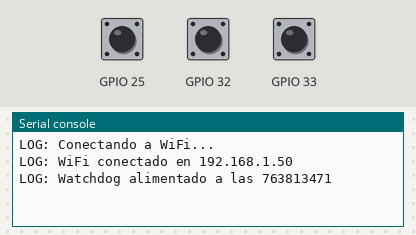
A program run on a simulated ESP32 board running MicroPython. On the bench: the last lines printed to the serial console. The inputs (shaded band) are chosen by the test bench; at power-on: GPIO 25 HIGH, GPIO 32 HIGH, GPIO 33 HIGH. WiFi joins after 1.5 s; the clock reads 2024-03-15 10:24:30 at power-on unless the program sets it; files the program writes start out absent; no MQTT or app messages arrive unless stated; requests to the public web service named in the program get a made-up reply in its usual format after 0.4 s (London, UTC, broken clouds, 64 % humidity, 1013 hPa unless stated).

Above: at 2.7 s.
2.8 s: GPIO 25 pulled LOW for 0.15 s
At 4.6 s:
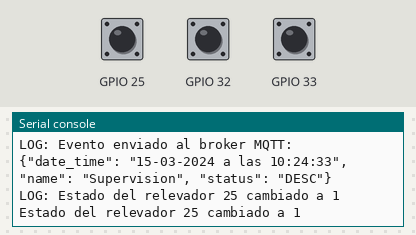
4.8 s: GPIO 32 pulled LOW for 0.15 s
At 6.6 s:
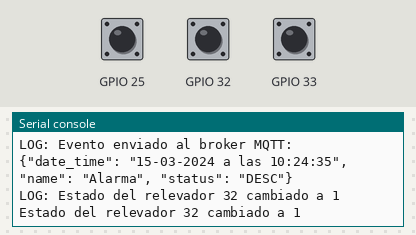
7.1 s: GPIO 33 pulled LOW for 0.15 s
At 8.3 s:
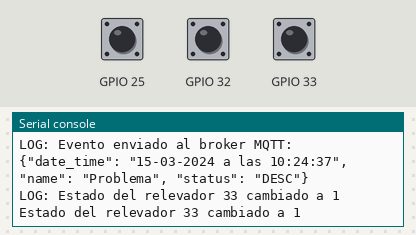
9.4 s: GPIO 25 pulled LOW for 1 s
At 10.6 s:
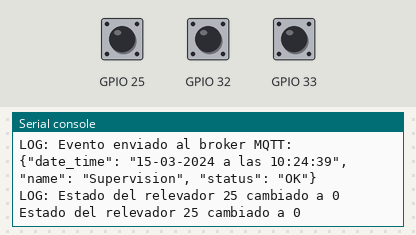
11.9 s: GPIO 32 pulled LOW for 1 s
At 14.1 s:
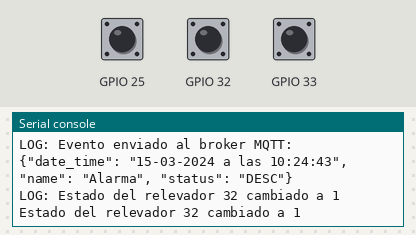
14.4 s: GPIO 33 pulled LOW for 1 s
At 16.5 s:
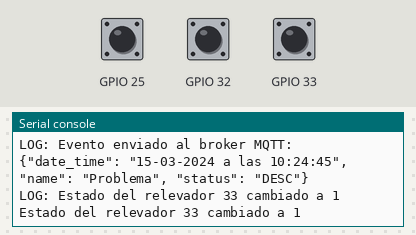
Timing chart, 0 to 17.9 s (numbered marks = the images above; inputs shaded):
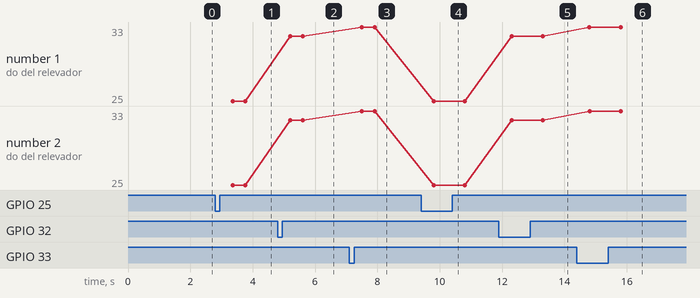

The program:

main.py
```python
import utime # type: ignore
import json
from watchdog import feed_watchdog, restart_device
from wifi_manager import WiFiManager
from mqtt_manager import MQTTManager
from relay_manager import RelayManager
from log_manager import LogManager

SSID = "PABLO-2.4G"
PASSWORD = "47009410"
MQTT_BROKER = "node02.myqtthub.com"
MQTT_PORT = 8883
MQTT_CLIENT_ID = "ESP32-PQ1"
MQTT_USER = "ESP32-1"
MQTT_PASSWORD = "esp32"
RELAY_PINS = [32, 33, 25]
RELAY_NAMES = {"32": "Alarma", "33": "Problema", "25": "Supervision"}

log_manager = LogManager("logs.txt", max_size_kb=100)
wifi_manager = WiFiManager(SSID, PASSWORD, log_manager)
mqtt_manager = MQTTManager(MQTT_BROKER, MQTT_PORT, MQTT_CLIENT_ID, MQTT_USER, MQTT_PASSWORD, log_manager)
relay_manager = RelayManager(log_manager)

def relay_callback(pin, pin_num):
    current_datetime = wifi_manager.get_current_time()
    if current_datetime:
        message = {
            "date_time": current_datetime,
            "name": RELAY_NAMES.get(str(pin_num), "Error al obtener nombre del relevador"),
            "status": "DESC" if pin.value() else "OK"
        }
        mqtt_manager.publish_event(f"EMPRESA_TEST/{MQTT_CLIENT_ID}/eventos", json.dumps(message))

def main():
    try:
        wifi_manager.connect_wifi()
        for relay_pin in RELAY_PINS:
            relay_manager.setup_relay(relay_pin, relay_callback)
        while True:
            feed_watchdog()
            utime.sleep(10)
            wifi_manager.check_connection()
    except Exception as e:
        log_manager.write_log(f"Error en el bucle principal: {str(e)}")
        restart_device()

if __name__ == "__main__":
    main()
```

watchdog.py
```python
import utime
from machine import WDT, reset # type: ignore
from log_manager import LogManager

log_manager = LogManager("logs.txt", max_size_kb=50)
wdt = WDT(timeout=30000)  # 30 segundos

def feed_watchdog():
    wdt.feed()
    log_manager.write_log("Watchdog alimentado a las " + str(utime.time()))

def restart_device():
    log_manager.write_log("Solicitando reinicio del dispositivo a las " + str(utime.time()))
    reset()

def handle_exception(e):
    log_manager.write_log("Ocurrio una excepción: " + str(e))
```

wifi_manager.py
```python
import network # type: ignore
import urequests # type: ignore
from log_manager import LogManager

class WiFiManager:
    def __init__(self, ssid, password, logger):
        self.ssid = ssid
        self.password = password
        self.logger = logger
        self.sta_if = network.WLAN(network.STA_IF)
        self.wifi_connected = False

    def connect_wifi(self):
        self.logger.write_log("Conectando a WiFi...")
        if not self.sta_if.isconnected():
            self.sta_if.active(True)
            self.sta_if.connect(self.ssid, self.password)
            while not self.sta_if.isconnected():
                pass
            ip_address = self.sta_if.ifconfig()[0]
            self.logger.write_log(f"WiFi conectado en {ip_address}")
            self.wifi_connected = True

    def check_connection(self):
        if not self.sta_if.isconnected():
            self.logger.write_log("Conexion WiFi perdida. Reconectando...")
            self.connect_wifi()

    def get_current_time(self):
        self.check_connection()
        current_time = self._get_world_time()
        return current_time

    def _get_world_time(self):
        try:
            response = urequests.get("http://worldtimeapi.org/api/timezone/America/Lima")
            data = response.json()
            current_datetime = data["datetime"]
            response.close()
            return self._format_datetime(current_datetime)
        except Exception as e:
            self.logger.write_log(f"Error al obtener la fecha y hora: {e}")
            return None

    def _format_datetime(self, datetime_str):
        year, month, day = datetime_str[:10].split("-")
        time_str = datetime_str[11:19]
        return f"{day}-{month}-{year} a las {time_str}"
```

mqtt_manager.py
```python
from umqtt.robust import MQTTClient
import time

class MQTTManager:
    def __init__(self, broker, port, client_id, user, password, logger):
        self.broker = broker
        self.port = port
        self.client_id = client_id
        self.user = user
        self.password = password
        self.logger = logger
        self.client = None

    def ensure_client(self):
        if self.client is None:
            try:
                self.client = MQTTClient(self.client_id.encode('utf-8'), self.broker, self.port,
                                         user=self.user.encode('utf-8'), password=self.password.encode('utf-8'), ssl=True)
                self.connect_mqtt()
            except Exception as e:
                self.logger.write_log(f"Fallo al crear cliente MQTT: {str(e)}")

    def connect_mqtt(self):
        try:
            self.client.connect(clean_session=False)
            self.logger.write_log("Conectado al broker MQTT!")
        except Exception as e:
            self.logger.write_log(f"Fallo al conectar con MQTT: {str(e)}")
            time.sleep(5)  # Delay before retry
            self.ensure_client()

    def publish_event(self, topic, message):
        try:
            self.ensure_client()  # Ensure that client is connected
            self.client.publish(topic, message, qos=1)
            self.logger.write_log(f"Evento enviado al broker MQTT: {message}")
        except Exception as e:
            self.logger.write_log(f"Fallo al publicar: {str(e)}")
            self.client = None
            self.ensure_client()  # Reconnect on failure
```

relay_manager.py
```python
from machine import Pin
import time
from log_manager import LogManager

class RelayManager:
    def __init__(self, logger):
        self.relays = {}
        self.relay_states = {}
        self.last_trigger_time = {}
        self.logger = logger

    def setup_relay(self, pin_num, callback):
        pin = Pin(pin_num, Pin.IN, Pin.PULL_UP)
        self.relays[pin_num] = pin
        self.relay_states[pin_num] = pin.value()
        pin.irq(trigger=Pin.IRQ_RISING | Pin.IRQ_FALLING, handler=lambda p: self.debounce(pin_num, p, callback))
        return pin

    def debounce(self, pin_num, pin, callback):
        current_time = time.ticks_ms()
        if current_time - self.last_trigger_time.get(pin_num, 0) > 300 and self.relay_states[pin_num] != pin.value():
            self.relay_states[pin_num] = pin.value()
            callback(pin, pin_num)
            self.logger.write_log(f"Estado del relevador {pin_num} cambiado a {pin.value()}")
            print(f"Estado del relevador {pin_num} cambiado a {pin.value()}")
            self.last_trigger_time[pin_num] = current_time
```

log_manager.py
```python
import os

class LogManager:
    def __init__(self, file_path, max_size_kb=50):
        self.file_path = file_path
        self.max_size_kb = max_size_kb
        self.ensure_file_exists()  # Asegurar que el archivo de log existe al crear el objeto

    def ensure_file_exists(self):
        # Intenta abrir el archivo en modo de append, lo que creará el archivo si no existe.
        try:
            with open(self.file_path, 'a') as file:
                pass
        except OSError as e:
            print(f"Error al asegurar que el archivo de log existe: {e}")

    def write_log(self, message):
        print(f"LOG: {message}")  # Imprimir en la terminal cada mensaje de log
        self._manage_log_size()
        with open(self.file_path, "a") as file:
            file.write(message + "\n")

    def _manage_log_size(self):
        # Verifica si el archivo es más grande que el tamaño máximo permitido y, de ser así, elimina las líneas más antiguas.
        try:
            if os.stat(self.file_path)[6] > self.max_size_kb * 1024:
                self._remove_oldest_log()
        except OSError as e:
            print(f"Error al gestionar el tamaño del archivo de log: {e}")

    def _remove_oldest_log(self):
        try:
            with open(self.file_path, "r+") as file:
                lines = file.readlines()
                file.seek(0)
                file.truncate()
                # Mantén un número mínimo de líneas si es necesario
                file.writelines(lines[1:])
        except OSError as e:
            print(f"Error al remover la línea más antigua del log: {e}")
```

Measured:
- after the input at 2.8 s, the serial console: prints a new line after 0.55 s (image 1)
- after the input at 4.8 s, the serial console: prints a new line after 0.40 s (image 2)
- after the input at 7.1 s, the serial console: prints a new line after 0.40 s (image 3)
- after the input at 9.4 s, the serial console: prints a new line after 0.40 s (image 4)
- after the input at 11.9 s, the serial console: prints a new line after 0.40 s (image 5)
- after the input at 14.4 s, the serial console: prints a new line after 0.40 s (image 6)
- plotted number 1: 25 → 32 after the input at 4.8 s, 32 → 33 after the input at 7.1 s, 33 → 25 after the input at 9.4 s, 25 → 32 after the input at 11.9 s, 32 → 33 after the input at 14.4 s
- plotted number 2: 25 → 32 after the input at 4.8 s, 32 → 33 after the input at 7.1 s, 33 → 25 after the input at 9.4 s, 25 → 32 after the input at 11.9 s, 32 → 33 after the input at 14.4 s
